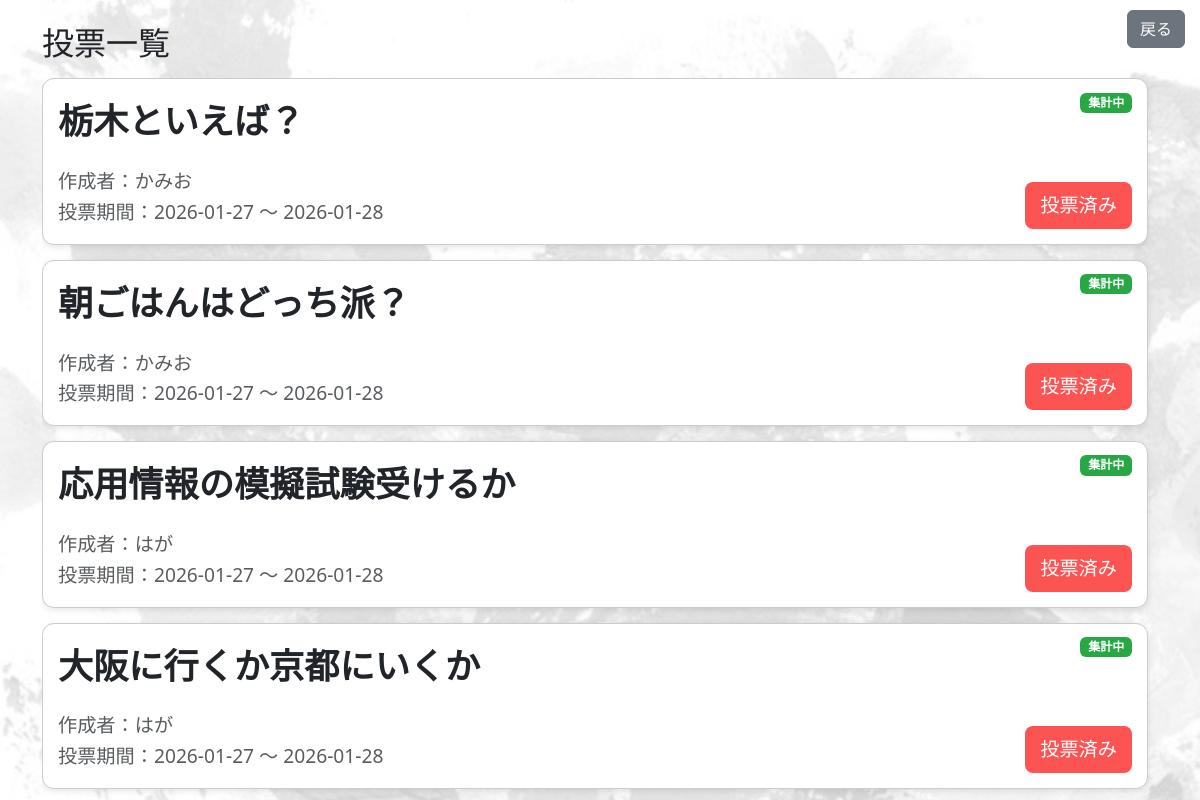
The page /itiran.php (signed in) on the database its author committed.
### tables this page shows
CREATE TABLE `votes` (
  `id` int(10) UNSIGNED NOT NULL,
  `title` varchar(20) NOT NULL,
  `start_date` date NOT NULL,
  `end_date` date NOT NULL,
  `account_id` int(4) UNSIGNED NOT NULL,
  `flag` tinyint(1) NOT NULL DEFAULT 0,
  `class_id` char(4) DEFAULT NULL
);

CREATE TABLE `accounts` (
  `id` int(10) UNSIGNED NOT NULL,
  `account_number` int(10) UNSIGNED NOT NULL,
  `name` varchar(100) NOT NULL,
  `class_id` char(4) NOT NULL,
  `secret_situmon` varchar(30) NOT NULL,
  `secret` varchar(30) NOT NULL,
  `failed_count` int(11) NOT NULL DEFAULT 0,
  `is_locked` tinyint(1) NOT NULL DEFAULT 0,
  `locked_at` datetime DEFAULT NULL,
  `password` varchar(255) NOT NULL
);

### itiran.php (the view, shortened to what this page needs)
<?php
$account_number = $_SESSION['account_number'];
$conn = new mysqli("localhost", "root", "", "toukounaiyou_db");
$getClass = $conn->prepare("SELECT class_id FROM accounts WHERE account_number = ?");
$getClass->bind_param("s", $account_number);
$getClass->execute();
$getClass->bind_result($my_class_id);
$sql = "
SELECT
    v.id,
    v.title,
    v.start_date,
    v.end_date,
    v.class_id,
    a.name AS creator_name
FROM votes v
LEFT JOIN accounts a
    ON v.account_id = a.account_number
WHERE
    v.flag = 1
    AND CURDATE() BETWEEN v.start_date AND v.end_date
    AND (v.class_id = ? OR v.class_id IS NULL)
ORDER BY v.id DESC
";
$stmt = $conn->prepare($sql);
$stmt->bind_param("s", $my_class_id);
$stmt->execute();
$result = $stmt->get_result();
?>
<!DOCTYPE html>
<html lang="ja">
<head>
<link href="https://cdn.jsdelivr.net/npm/bootstrap@5.3.2/dist/css/bootstrap.min.css" rel="stylesheet">
<link rel="stylesheet" href="itiran.css?v=<?= time(); ?>">
</head>
<body class="container mt-4">
<a href="main.php" class="btn btn-secondary return-top-btn">戻る</a>
<h2 class="mb-3">投票一覧</h2>
<div class="scroll-box">
<?php while ($row = $result->fetch_assoc()): ?>
<?php
    $vote_id = $row['id'];
    $check = $conn->prepare("SELECT 1 FROM vote_count WHERE vote_id = ? AND account_id = ?");
    $check->bind_param("ii", $vote_id, $account_number);
    $check->execute();
    $already_voted = $check->get_result()->num_rows > 0;
    $now = date("Y-m-d");
    $status = ($now >= $row['start_date'] && $now <= $row['end_date']) ? "集計中" : "締め切り";
?>
<div class="vote-card">
    <div class="d-flex justify-content-between align-items-center">
        <div class="vote-title"><?= htmlspecialchars($row['title']); ?></div>
        <div>
            <?php if ($status === "集計中"): ?>
                <span class="badge status-open"><?= $status ?></span>
            <?php else: ?>
                <span class="badge status-closed"><?= $status ?></span>
            <?php endif; ?>
        </div>
    </div>
    <div class="vote-btn-area">
        <?php if ($already_voted): ?>
            <span class="touhyouzumi">投票済み</span>
        <?php endif; ?>
    </div>
    <div class="info-area-bottom text-muted">
        <div class="creator-text">
            作成者：<?= htmlspecialchars($row['creator_name']); ?>
        </div>
        <div class="vote-period">
            投票期間：<?= htmlspecialchars($row['start_date']) ?> ～ <?= htmlspecialchars($row['end_date']) ?>
        </div>
    </div>
</div>
<?php endwhile; ?>
</div>
</body>
</html>

### itiran.css (style rules this page uses)
body { background: url("img/gamen1.jpg") no-repeat center center fixed; background-size: cover; }
.return-top-btn { position: fixed; top: 10px; right: 15px; z-index: 1000; }
.vote-title { font-size: 2rem; font-weight: 700; }
.creator-text, .vote-period { font-size: 1rem; font-weight: 500; }
.touhyouzumi { background-color: #28a745; border: none; padding: 11px 21px; font-size: 1.2em; border-radius: 8px; cursor: pointer; transition: 0.3s; display: block; margin: 0 auto; }

### itiran.php (style rules this page uses)
.scroll-box { max-height: 90vh; overflow-y: auto; padding-right: 10px; }
.vote-card { border: 1px solid #ccc; padding: 15px; border-radius: 12px; margin-bottom: 15px; background: #fff; box-shadow: 0 2px 6px rgba(0,0,0,0.1); position: relative; }
.vote-title { font-size: 2.2rem; font-weight: 800; margin: 0; word-wrap: break-word; }
.status-open { background-color: #28a745; color: #fff; position: relative; top: -20px; }
.touhyouzumi { background-color: #fc5353ff; border: none; padding: 9px 15px; font-size: 1.2em; border-radius: 8px; color: #fff; }
.return-top-btn { position: fixed; top: 10px; right: 15px; z-index: 1000; }
.info-area-bottom { display: block; margin-top: 10px; padding-top: 8px; }
.creator-text, .vote-period { font-size: 1.2rem; font-weight: 500; margin: 2px 0; word-wrap: break-word; overflow-wrap: break-word; white-space: normal; max-width: 100%; }
.vote-btn-area { position: absolute; right: 15px; bottom: 15px; }

### rows shown on the page
votes: title "栃木といえば？", accounts.name "かみお", start_date "2026-01-27", end_date "2026-01-28"
votes: title "朝ごはんはどっち派？", accounts.name "かみお", start_date "2026-01-27", end_date "2026-01-28"
votes: title "応用情報の模擬試験受けるか", accounts.name "はが", start_date "2026-01-27", end_date "2026-01-28"
votes: title "大阪に行くか京都にいくか", accounts.name "はが", start_date "2026-01-27", end_date "2026-01-28"
